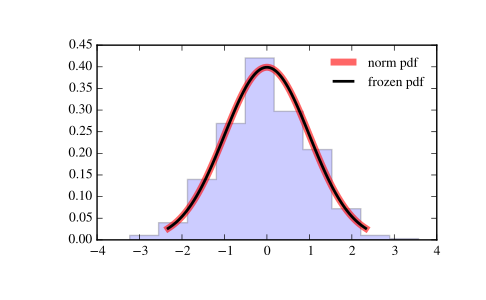

The Python source for this figure:
from scipy.stats import norm
import matplotlib.pyplot as plt
fig, ax = plt.subplots(1, 1)

# Calculate a few first moments:

mean, var, skew, kurt = norm.stats(moments='mvsk')

# Display the probability density function (``pdf``):

x = np.linspace(norm.ppf(0.01),
                norm.ppf(0.99), 100)
ax.plot(x, norm.pdf(x),
       'r-', lw=5, alpha=0.6, label='norm pdf')

# Alternatively, the distribution object can be called (as a function)
# to fix the shape, location and scale parameters. This returns a "frozen"
# RV object holding the given parameters fixed.

# Freeze the distribution and display the frozen ``pdf``:

rv = norm()
ax.plot(x, rv.pdf(x), 'k-', lw=2, label='frozen pdf')

# Check accuracy of ``cdf`` and ``ppf``:

vals = norm.ppf([0.001, 0.5, 0.999])
np.allclose([0.001, 0.5, 0.999], norm.cdf(vals))
# True

# Generate random numbers:

r = norm.rvs(size=1000)

# And compare the histogram:

ax.hist(r, normed=True, histtype='stepfilled', alpha=0.2)
ax.legend(loc='best', frameon=False)
plt.show()
